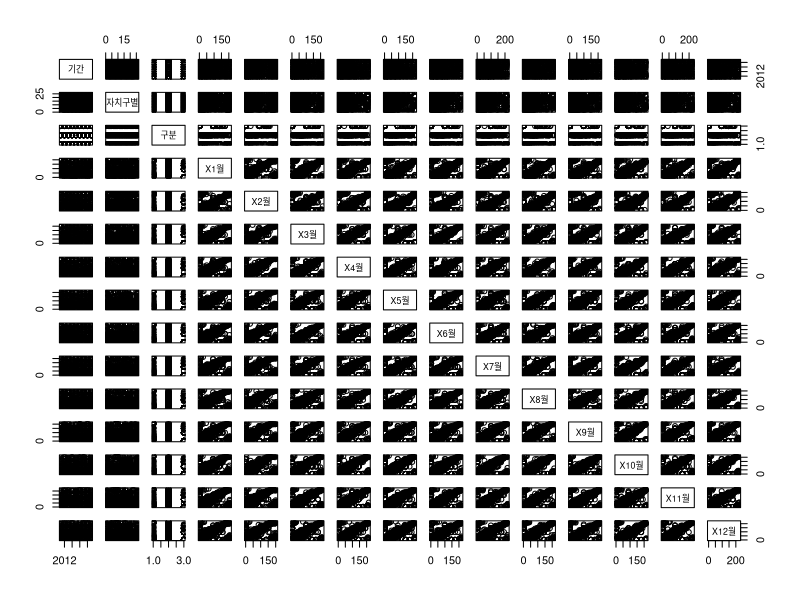

Source code (R): (Note: this script raises an error after producing the figure.)
## ---- chunk 1
accident <- read.delim("./Data/trafficAccident_2011_2019.txt")
head(accident)
## ---- chunk 2
tail(accident)
## ---- chunk 3
str(accident)
## ---- chunk 4
summary(accident)
## ---- chunk 5
accident
#method1
#tot <- c(rownames(subset(accident, 자치구별=='합계')))

#tot<-as.numeric(tot)
#tot

#accident1 <- accident[-tot,]
#method2
accident1 <- accident[-c(1:3), -4]
accident1

## ---- chunk 6
plot(accident1)
## ---- chunk 7
library(stringr)
## ---- chunk 8
accident1
## ---- chunk 9
accident1$합계 < -as.numeric(str_remove_all(accident1$합계, ","))
accident1
accidentMonth <- accident1[,3:16]
accidentMonth

## ---- chunk 10
#하나 테스트 해보고 for문으로 돌리기! 
for(i in 1:length(colnames(accidentMonth))){
accidentMonth[,i] = as.numeric(str_replace_all(accidentMonth[,i], '-', '0'))
}


## ---- chunk 11
sum(is.na(accidentMonth))
## ---- chunk 12
aaa<-accident1[,1:3]
accident1 <- cbind(aaa,accidentMonth)
accident1
## ---- chunk 13
#2011년도
as.data.frame(t(accidentMonth))[1:12,1:3]
colnames(few) <- c('발생건수', '사망자수', '부상자수')
few
## ---- chunk 14
#1~12월만 추출 
month <- substring(c(rownames(as.data.frame(t(accidentMonth)))),2,4)

#2011년 기간 
year <-rep(unique(accident1$기간)[1],12)

#종로구 only

region<-rep(unique(accident1$자치구별)[1],12)

month
year
region
as.data.frame(t(accidentMonth))[1:12,1:3]

## ---- chunk 15
year1
region1
## ---- chunk 16
length(unique(accident1$자치구별))
length(unique(accident1$기간))
25*3
25*9
75*9
2700/12
## ---- chunk 17
accident1
region1 <- for(i in 1:25){
#year<-rep(accident1$기간[1],12)
#cat(ep(unique(accident1$기간)[1],12))

year1<-rep(unique(accident1$자치구별)[i],12)


}

#as.data.frame(t(accidentMonth))[1:12,1:3]
## ---- chunk 18
year1
## ---- chunk 19
#데이터 프레임 세팅
accident2 <- data.frame(기간=rep(unique(accident1$기간)[1],12),월=substring(c(rownames(as.data.frame(t(accidentMonth)))),2,4), 자치구별=rep(unique(accident1$자치구별)[1],12))
accident2
## ---- chunk 20
#1
accident2 <- data.frame(기간=rep(unique(accident1$기간)[1],12),월=substring(c(rownames(as.data.frame(t(accidentMonth)))),2,4), 자치구별=rep(unique(accident1$자치구별)[1],12))

# 세팅한 데이터 프레임에 만들어 놓은 월별 건수 데이터 cbind로 붙이기
jongno <- cbind(accident2,as.data.frame(t(accidentMonth))[1:12,1:3])

#2
accident3 <- data.frame(기간=rep(unique(accident1$기간)[1],12),월=substring(c(rownames(as.data.frame(t(accidentMonth)))),2,4), 자치구별=rep(unique(accident1$자치구별)[2],12))

junggu <- cbind(accident3, as.data.frame(t(accidentMonth))[1:12,4:6])


jongno <- colnames(jongno) <- c()
junggu <- colnames(junggu) <- c()
jongno
junggu
## ---- chunk 21
cbind((data.frame(기간=rep(unique(accident1$기간)[1],12),월=substring(c(rownames(as.data.frame(t(accidentMonth)))),2,4), 자치구별=rep(unique(accident1$자치구별)[3],12))), as.data.frame(t(accidentMonth))[1:12,7:9])
## ---- chunk 22
af=0
for(i in 1:25){
 af = cbind((data.frame(기간=rep(unique(accident1$기간)[1],12),월=substring(c(rownames(as.data.frame(t(accidentMonth)))),2,4), 자치구별=rep(unique(accident1$자치구별)[i],12))), as.data.frame(t(accidentMonth))[1:12,i:i+2])
}
af
